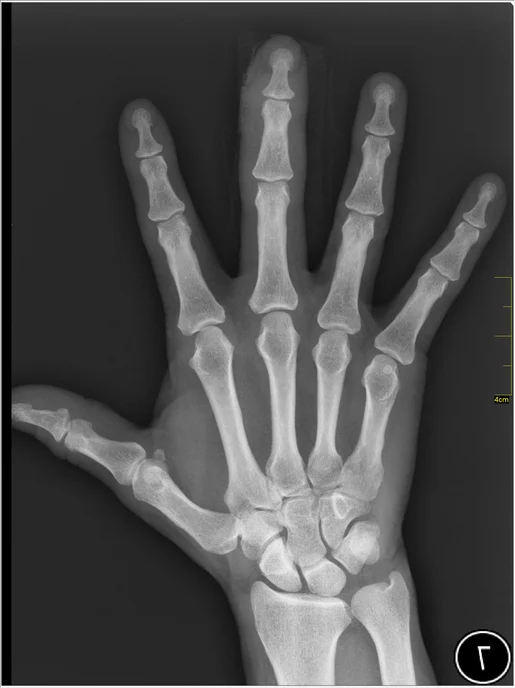
#> input picture input images/task2_input.png, 515 x 688 px
$ python task2_region_glowing.py
#> lines starting #> are read from the running program, lines starting #| are printed output that depends on the picture; after the words box and inside, x2 and y2 are one past the last pixel; in counts of white or black regions, pixels touching at a corner belong together
#!/usr/bin/env python3
"""
Computer Vision Assignment 2 - Task 2
Implementing Region Growing Segmentation with task2_input.png image
"""

import cv2
import numpy as np
import matplotlib.pyplot as plt
from collections import deque

def region_growing(image, seeds, threshold=5):
#> called with threshold = 50
    height, width = image.shape
#> height = 688; width = 515
    segmented = np.zeros_like(image, dtype=np.uint8)
    visited = np.zeros_like(image, dtype=bool)

    queue = deque(seeds)

    seed_values = [image[y, x] for x, y in seeds]
#> seed_values = [204, 185, 121, 160, 162, 141]
    mean_value = np.mean(seed_values)
#> mean_value = 162.2

    print(f"Starting region growing with {len(seeds)} seed points")
    print(f"Seed point mean intensity: {mean_value:.2f}, threshold: {threshold}")
#| Seed point mean intensity: 162.17, threshold: 50

    while queue:
        x, y = queue.popleft()
        if visited[y, x]:
            continue

        visited[y, x] = True
        current_value = image[y, x]

        if abs(int(current_value) - int(mean_value)) <= threshold:
            segmented[y, x] = 255

            for dx in [-1, 0, 1]:
                for dy in [-1, 0, 1]:
                    nx, ny = x + dx, y + dy
                    if (0 <= nx < width) and (0 <= ny < height) and not visited[ny, nx]:
                        queue.append((nx, ny))
#> this loop made 313837 passes
#> current_value on passes 1 to 3: 204, 185, 121
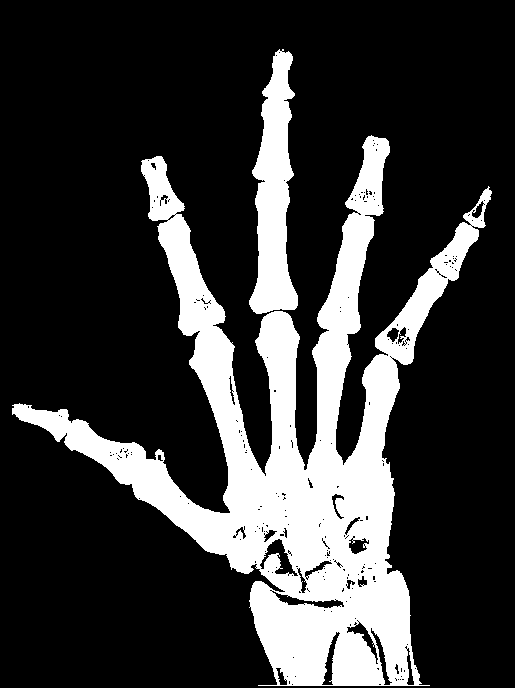
#> segmented: shape (688, 515); 21.9% white; 2 white regions, box (x1, y1, x2, y2) and area: (12, 135, 492, 686) 69866, (249, 49, 298, 314) 7702
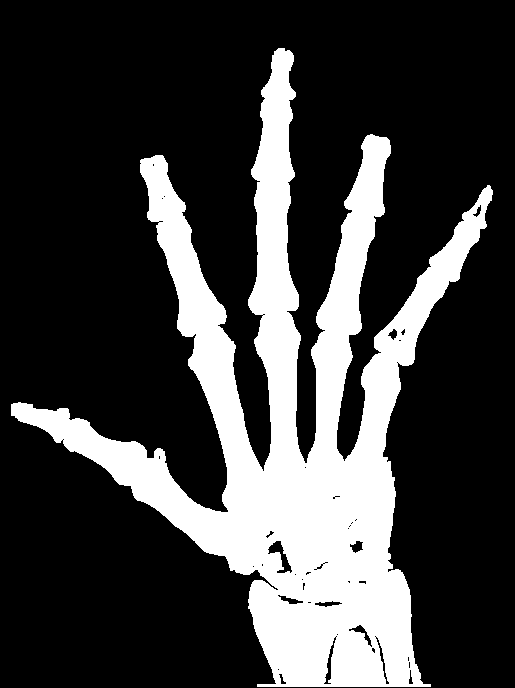
#> visited: shape (688, 515) bool; 24.2% white; 1 white region, box (x1, y1, x2, y2) and area: (11, 48, 493, 687) 85629

    return segmented

print("Reading task2_input.png...")
image_path = "../input images/task2_input.png"
image = cv2.imread(image_path, cv2.IMREAD_GRAYSCALE)

if image is None:
    raise FileNotFoundError(f"Input image '{image_path}' not found. Please check the file path.")

seed_points = [(250, 530), (300, 550), (320, 530), (280,480), (370, 470), (280, 280)]
threshold = 50

print(f"Using {len(seed_points)} seed points for region growing with threshold {threshold}")
segmented_mask = region_growing(image, seed_points, threshold=threshold)

image_marked = cv2.cvtColor(image, cv2.COLOR_GRAY2BGR)

for x, y in seed_points:
    cv2.circle(image_marked, (x, y), radius=4, color=(0, 0, 255), thickness=-1)
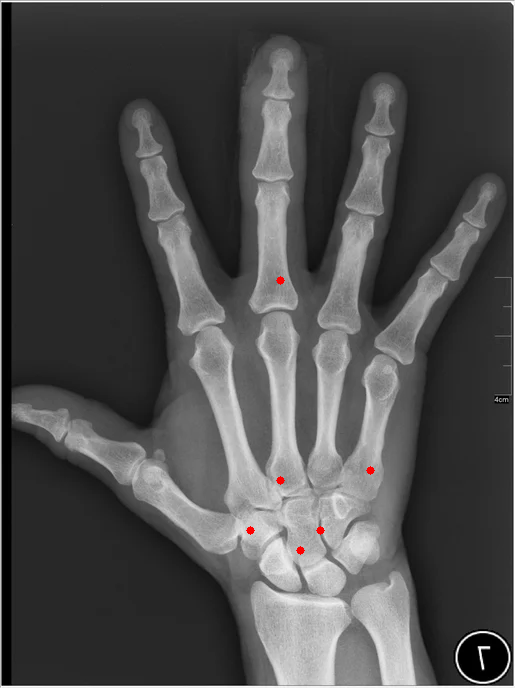
#> image_marked: shape (688, 515, 3); mean B, G, R 76.7, 76.7, 76.9

segmented_pixels = np.sum(segmented_mask > 0)
#> segmented_pixels = 77568
total_pixels = segmented_mask.size
#> total_pixels = 354320
print(f"Segmentation complete: {segmented_pixels} pixels segmented ({segmented_pixels/total_pixels*100:.2f}% of image)")
#| Segmentation complete: 77568 pixels segmented (21.89% of image)

plt.figure(figsize=(18, 5))

plt.subplot(1, 3, 1)
plt.title("Original Image")
plt.imshow(image, cmap='gray')

plt.subplot(1, 3, 2)
plt.title("Seed Points")
plt.imshow(cv2.cvtColor(image_marked, cv2.COLOR_BGR2RGB))

plt.subplot(1, 3, 3)
plt.title("Region Growing Segmentation")
plt.imshow(segmented_mask, cmap='gray')

plt.tight_layout()
plt.savefig("../output images/task2_region_growing_results.png", dpi=300)
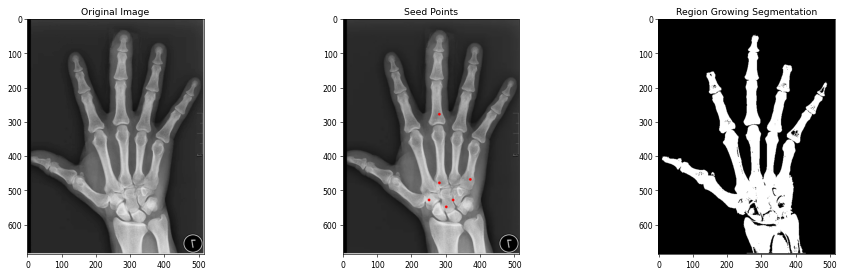
#> figure drawn by matplotlib, 3 panels
plt.show()
